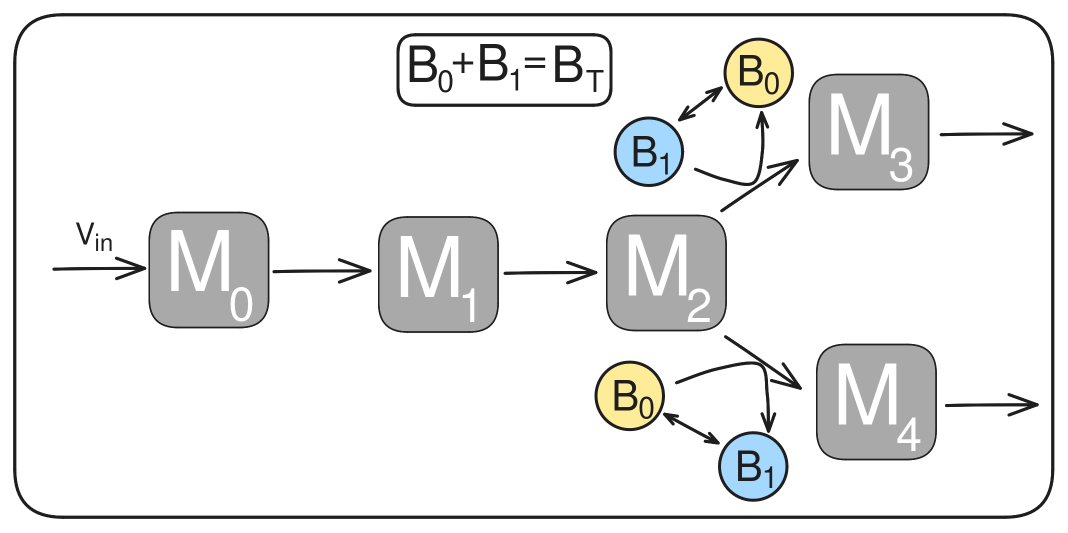
#> input picture Figures 3, S3, S4, S5/plotdata/fig3_symm.png, 2136 x 1065 px (shown at 1/2 size)
$ python Figure_3.py
#> lines starting #> are read from the running program, lines starting #| are printed output that depends on the picture
#!/usr/bin/env python3
# -*- coding: utf-8 -*-
"""
Created on Fri Jun 28 10:46:08 2024

@author: robert
"""


import sys


sys.path.append('../simulation_functions/')
sys.path.append('../data/')

import numpy as np

import matplotlib.pyplot as plt

import matplotlib.pylab as pylab
import matplotlib.image as img
import matplotlib as mpl


savefig=0           # change to 1 to save generated figure


cmapuse='RdBu_r'


params = {'legend.fontsize': 30,
          'figure.figsize': (12, 9),
          'axes.labelsize': 40,
          'axes.titlesize': 40,
          'xtick.labelsize':30,
          'ytick.labelsize':30}
pylab.rcParams.update(params)
mpl.rc('text', usetex = True)

plt.figure()

ax1=plt.axes([0.1,0.05,0.6,0.5])
inset1=plt.axes([0.3,0.3,0.28,0.28])

motifnone=img.imread('fig3_symm.png')
#> motifnone is the input picture: shape (1065, 2136, 4) float32; mean R, G, B, A 0.102, 0.104, 0.102, 0.179
plt.imshow(motifnone)
ax1.text(10**-4,10**2,'$\\rm A$', fontsize=40)
plt.axis('off')


#############################


ax2=plt.axes([0.85,0.05,0.6,0.5])
inset2=plt.axes([1.05,0.3,0.28,0.28])

motifnone=img.imread('fig3_symm_upstream.png')
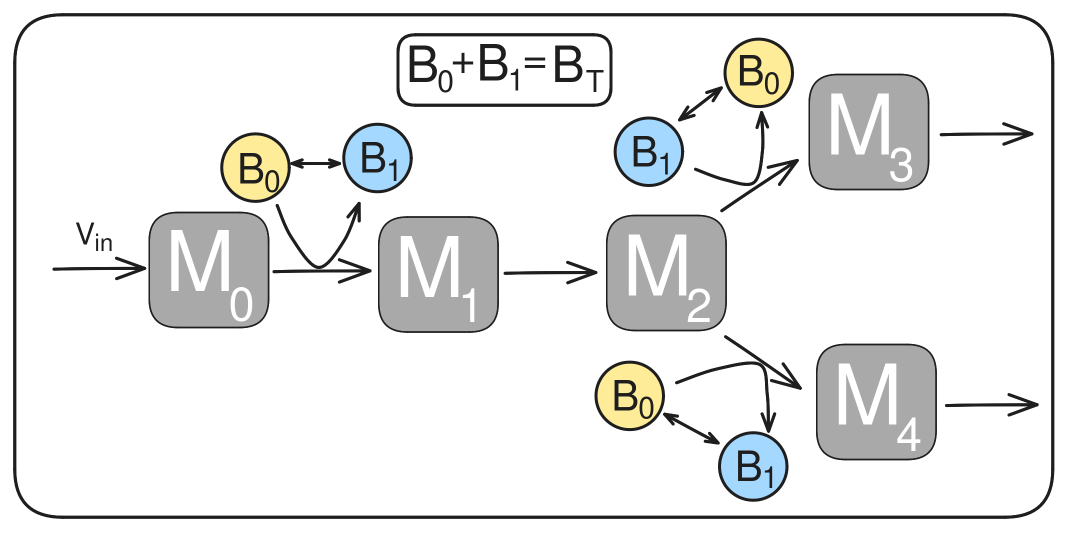
#> input picture Figures 3, S3, S4, S5/plotdata/fig3_symm_upstream.png, 2136 x 1065 px (shown at 1/2 size)
#> motifnone is the input picture: shape (1065, 2136, 4) float32; mean R, G, B, A 0.111, 0.113, 0.111, 0.195
plt.imshow(motifnone)
ax2.text(10**-4,10**2,'$\\rm B$', fontsize=40)
plt.axis('off')

#############################


ax3=plt.axes([0.1,-0.55,0.6,0.5])
inset3=plt.axes([0.3,-0.3,0.28,0.28])

motifnone=img.imread('fig3_minimal.png')
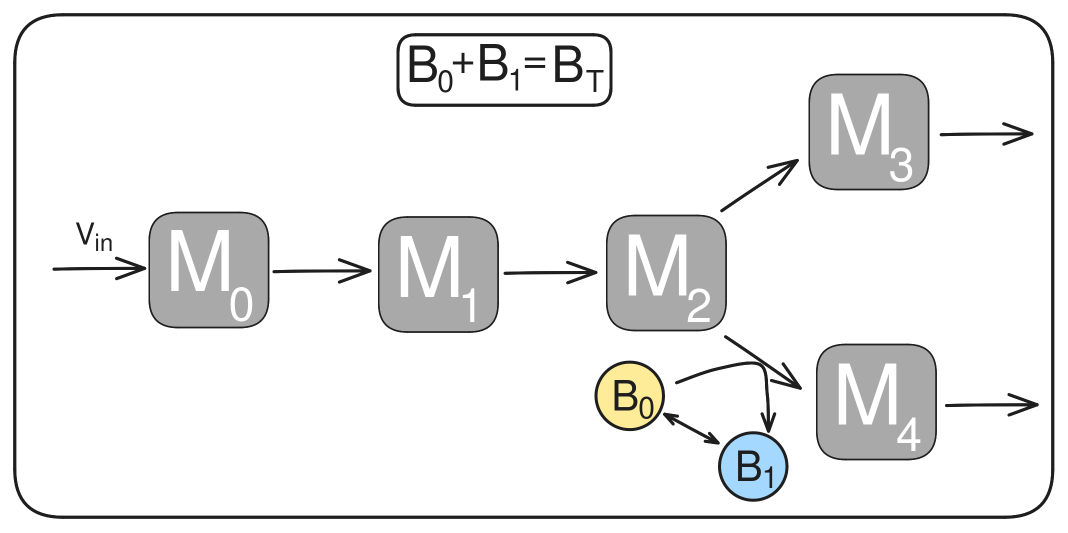
#> input picture Figures 3, S3, S4, S5/plotdata/fig3_minimal.png, 2136 x 1065 px (shown at 1/2 size)
#> motifnone is the input picture: shape (1065, 2136, 4) float32; mean R, G, B, A 0.0937, 0.0944, 0.0935, 0.164
plt.imshow(motifnone)
ax3.text(10**-4,10**2,'$\\rm D$', fontsize=40)
plt.axis('off')

#############################


ax4=plt.axes([0.85,-0.55,0.6,0.5])
inset4=plt.axes([1.05,-0.3,0.28,0.28])

motifnone=img.imread('fig3_minimal_upstream.png')
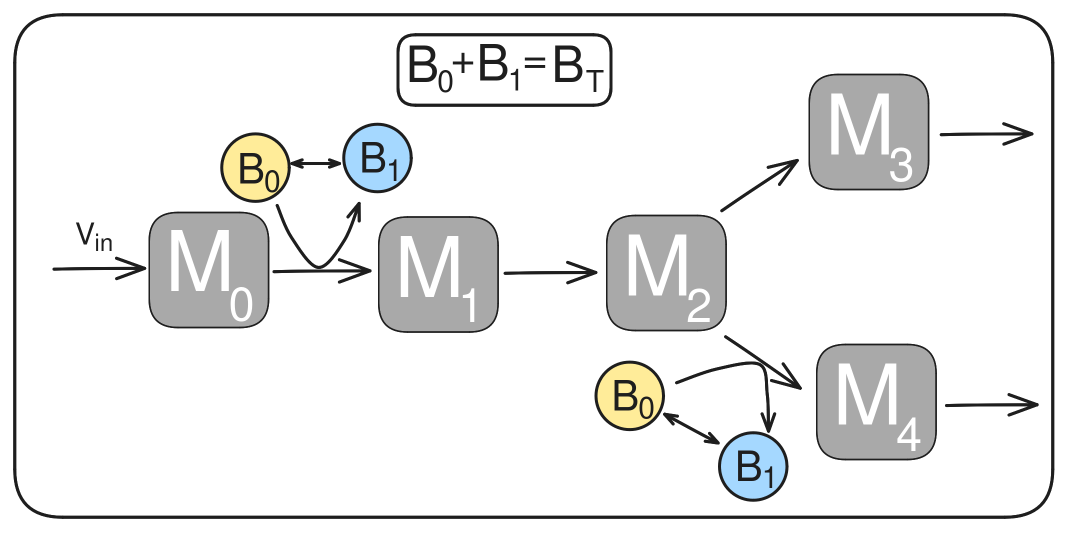
#> input picture Figures 3, S3, S4, S5/plotdata/fig3_minimal_upstream.png, 2136 x 1065 px (shown at 1/2 size)
#> motifnone is the input picture: shape (1065, 2136, 4) float32; mean R, G, B, A 0.102, 0.104, 0.102, 0.179
plt.imshow(motifnone)
ax4.text(10**-4,10**2,'$\\rm E$', fontsize=40)
plt.axis('off')

#################################

ax5=plt.axes([1.6,-0.55,0.6,0.5])
inset5=plt.axes([1.8,-0.3,0.28,0.28])

motifnone=img.imread('fig3_beforebranch.png')
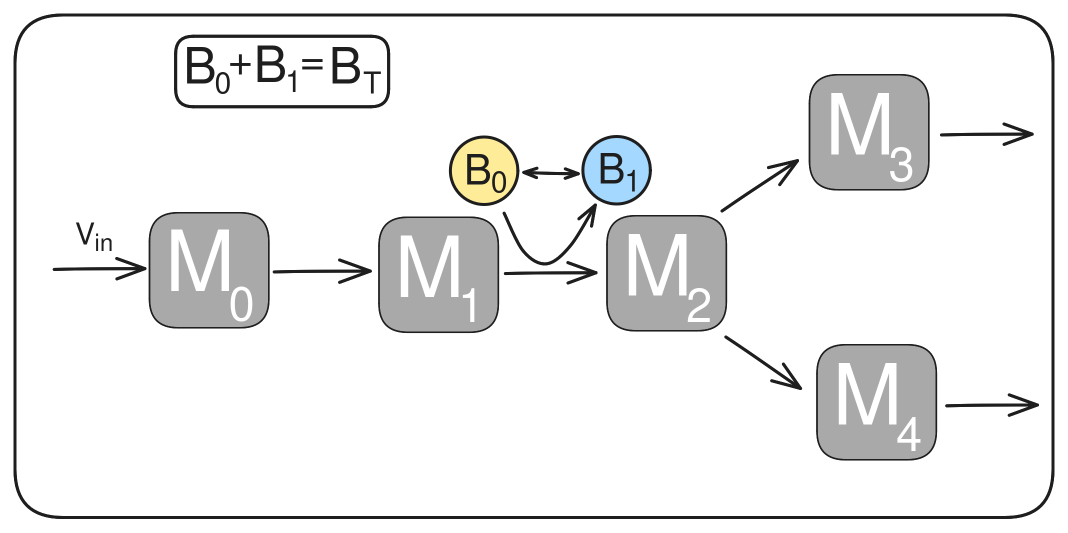
#> input picture Figures 3, S3, S4, S5/plotdata/fig3_beforebranch.png, 2136 x 1065 px (shown at 1/2 size)
#> motifnone is the input picture: shape (1065, 2136, 4) float32; mean R, G, B, A 0.0936, 0.0942, 0.0934, 0.163
plt.imshow(motifnone)
ax5.text(10**-4,10**2,'$\\rm F$', fontsize=40)
plt.axis('off')

##################################

ax6=plt.axes([1.6,0.05,0.6,0.5])
inset6=plt.axes([1.8,0.3,0.28,0.28])

motifnone=img.imread('fig3_downstream.png')
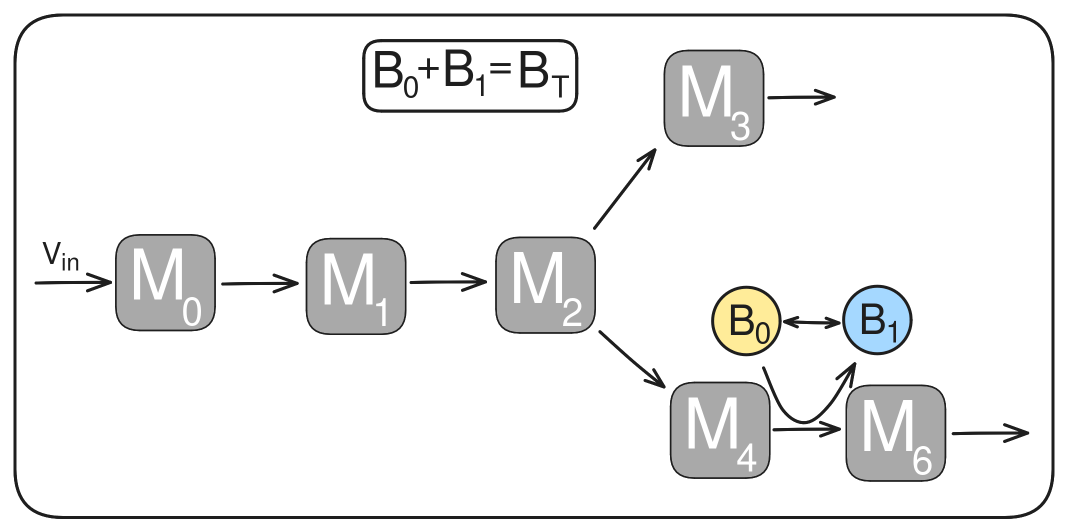
#> input picture Figures 3, S3, S4, S5/plotdata/fig3_downstream.png, 2136 x 1064 px (shown at 1/2 size)
#> motifnone is the input picture: shape (1064, 2136, 4) float32; mean R, G, B, A 0.0794, 0.08, 0.0792, 0.143
plt.imshow(motifnone)
ax6.text(10**-4,10**2,'$\\rm C$', fontsize=40)
plt.axis('off')

xvar='Btot'
yvar='CKcatB'


KeqB_val=1.
CKcat_top_val=0.1
CKcat_bottom_val=1.

reversible=False


CKcat=1.
Ks=1.
Kp=1.
Keq=1.               # params_global
KsB=1.
KpB=1.                             # params_b unchanging
Ks_top=1.
Kp_top=1.
Ks_bottom=1.
Kp_bottom=1.                # params_branch unchanging
kout_top=1.
kout_bottom=1.

kin_min=-10
kin_max=0
num_kin=201

Tmax=100000
tpts=10000

titlefontsize=20

####### these dont change in the irrev case
Keq_top=1.
Keq_bottom=1.

allvars=['Btot','CKcatB','KeqB','CKcat_bottom','CKcat_top','Keq_top','Keq_bottom']


xlabstr='${\\rm B_T}$'
ylabstr='${\\rm V_{M}^B}$'


xvarvals=np.logspace(-3,3,25)
yvarvals=np.logspace(-3,3,25)


xmin=np.log10(np.min(xvarvals))
xmax=np.log10(np.max(xvarvals))
xnum=len(xvarvals)

ymin=np.log10(np.min(yvarvals))
ymax=np.log10(np.max(yvarvals))
ynum=len(yvarvals)

othervars_list=sorted(allvars.copy())
print(othervars_list)
othervars_list.remove(xvar)
othervars_list.remove(yvar)
print(othervars_list)


othervars_tuple=()
for id_other, other in enumerate(othervars_list):
    print(other)
    if other=='KeqB':
        add_vals=(KeqB_val,)
    elif other=='CKcat_bottom':
        add_vals=(CKcat_bottom_val,)
    elif other=='CKcat_top':
        add_vals=(CKcat_top_val,)
    elif other=='Keq_bottom':
        add_vals=(1.,)
    elif other=='Keq_top':
        add_vals=(1.,)

    othervars_tuple+=add_vals

lengthparams=[2,1,1]
B_position_params=([0,0],[0,0],[1],[1])

loadpath='../data/heatmapdata/Reversible_'+str(reversible)+'/Structure_'+str(lengthparams)+\
            '/cosub_struc_'+str(B_position_params)+'/'+'defaultparams_'+\
            str([CKcat,Ks,Kp,Keq])+'_'+str([KsB,KpB])+\
            '_'+str([Ks_top,Kp_top,Ks_bottom,Kp_bottom])+\
            '_'+str([kout_top,kout_bottom])+'/xvar_'+xvar+\
            '_'+str(xmin)+'_'+str(xmax)+'_'+str(xnum)+'__yvar_'+\
            yvar+'_'+str(ymin)+'_'+str(ymax)+'_'+str(ynum)

loadstring_ff='ff_'

for idop, op in enumerate(othervars_list):
    loadstring_ff += str(op) + '_' + str(othervars_tuple[idop]) + '__'

loadname_ff=loadpath+'/'+loadstring_ff+'.npy'

#> (the run stopped early here; a loop or call above may not have finished)
